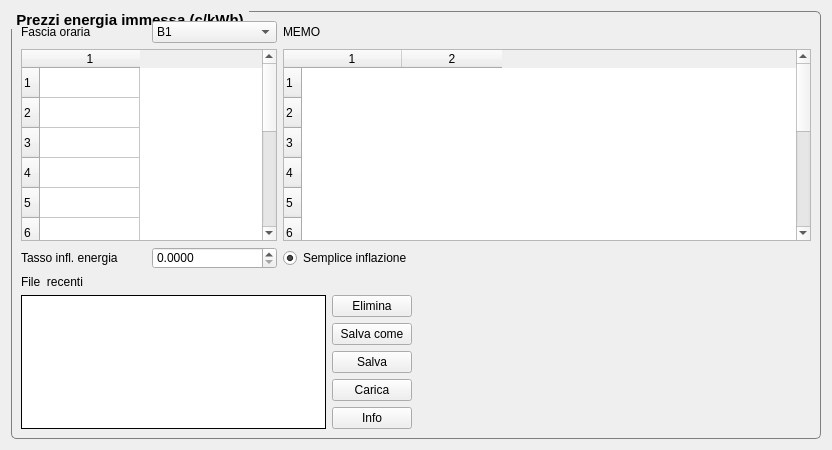
     <widget class="QWidget" name="page_3">
      <layout class="QGridLayout" name="gridLayout_29">
       <item row="0" column="0">
        <widget class="QGroupBox" name="groupPrezzi">
         <property name="sizePolicy">
          <sizepolicy hsizetype="Expanding" vsizetype="Expanding">
           <horstretch>0</horstretch>
           <verstretch>0</verstretch>
          </sizepolicy>
         </property>
         <property name="font">
          <font>
           <pointsize>11</pointsize>
           <weight>75</weight>
           <bold>true</bold>
          </font>
         </property>
         <property name="styleSheet">
          <string notr="true">QGroupBox {
     background-color: qlineargradient(x1: 0, y1: 0, x2: 0, y2: 1,
                                       stop: 0 #E0E0E0, stop: 1 #FFFFFF);
     border: 1px solid gray;
     border-radius: 5px;
     margin-top: 4ex; /* leave space at the top for the title */
 }
QGroupBox::title {
     subcontrol-origin: margin;
     subcontrol-position: top left; /* position at the top center */
     padding: 0 3px;
      
 }</string>
         </property>
         <property name="title">
          <string>Prezzi energia immessa (c/kWh)</string>
         </property>
         <layout class="QGridLayout" name="gridLayout_9">
          <item row="0" column="0">
           <widget class="QLabel" name="label_51">
            <property name="text">
             <string>Fascia oraria</string>
            </property>
           </widget>
          </item>
          <item row="0" column="1">
           <widget class="QComboBox" name="comboImmBand">
            <item>
             <property name="text">
              <string>B1</string>
             </property>
            </item>
            <item>
             <property name="text">
              <string>B2</string>
             </property>
            </item>
            <item>
             <property name="text">
              <string>B3</string>
             </property>
            </item>
            <item>
             <property name="text">
              <string>B4</string>
             </property>
            </item>
            <item>
             <property name="text">
              <string>B5</string>
             </property>
            </item>
            <item>
             <property name="text">
              <string>B6</string>
             </property>
            </item>
            <item>
             <property name="text">
              <string>B1(sabato)</string>
             </property>
            </item>
            <item>
             <property name="text">
              <string>B2(sabato)</string>
             </property>
            </item>
            <item>
             <property name="text">
              <string>B3(sabato)</string>
             </property>
            </item>
            <item>
             <property name="text">
              <string>B1(domenica)</string>
             </property>
            </item>
            <item>
             <property name="text">
              <string>B2(dpmenica)</string>
             </property>
            </item>
            <item>
             <property name="text">
              <string>B3(domenica)</string>
             </property>
            </item>
           </widget>
          </item>
          <item row="0" column="2">
           <widget class="QLabel" name="label_10">
            <property name="text">
             <string>MEMO</string>
            </property>
           </widget>
          </item>
          <item row="1" column="0" colspan="2">
           <widget class="QTableWidget" name="tablePrezziEnergia">
            <property name="rowCount">
             <number>12</number>
            </property>
            <property name="columnCount">
             <number>1</number>
            </property>
            <row/>
            <row/>
            <row/>
            <row/>
            <row/>
            <row/>
            <row/>
            <row/>
            <row/>
            <row/>
            <row/>
            <row/>
            <column/>
           </widget>
          </item>
          <item row="1" column="2" colspan="2">
           <widget class="QTableWidget" name="tableSummaryBands">
            <property name="showGrid">
             <bool>true</bool>
            </property>
            <property name="gridStyle">
             <enum>Qt::NoPen</enum>
            </property>
            <property name="rowCount">
             <number>12</number>
            </property>
            <property name="columnCount">
             <number>2</number>
            </property>
            <row/>
            <row/>
            <row/>
            <row/>
            <row/>
            <row/>
            <row/>
            <row/>
            <row/>
            <row/>
            <row/>
            <row/>
            <column/>
            <column/>
           </widget>
          </item>
          <item row="2" column="0">
           <widget class="QLabel" name="label_40">
            <property name="text">
             <string>Tasso infl. energia</string>
            </property>
           </widget>
          </item>
          <item row="2" column="1">
           <widget class="QDoubleSpinBox" name="dEnergyInflationRate2">
            <property name="sizePolicy">
             <sizepolicy hsizetype="Minimum" vsizetype="Fixed">
              <horstretch>0</horstretch>
              <verstretch>0</verstretch>
             </sizepolicy>
            </property>
            <property name="decimals">
             <number>4</number>
            </property>
            <property name="maximum">
             <double>100.000000000000000</double>
            </property>
           </widget>
          </item>
          <item row="2" column="2">
           <layout class="QGridLayout" name="gridLayout_17">
            <item row="0" column="0">
             <widget class="QRadioButton" name="radioSimpleInflation">
              <property name="text">
               <string>Semplice inflazione</string>
              </property>
              <property name="checked">
               <bool>true</bool>
              </property>
             </widget>
            </item>
            <item row="1" column="0">
             <layout class="QHBoxLayout" name="horizontalLayout_4"/>
            </item>
           </layout>
          </item>
          <item row="3" column="0" colspan="3">
           <layout class="QGridLayout" name="gridLayout_14">
            <item row="0" column="0" colspan="2">
             <widget class="QLabel" name="label_50">
              <property name="text">
               <string>File  recenti </string>
              </property>
             </widget>
            </item>
            <item row="1" column="0" rowspan="5">
             <widget class="QListView" name="listEnergyPrices">
              <property name="maximumSize">
               <size>
                <width>10000</width>
                <height>300</height>
               </size>
              </property>
              <property name="autoFillBackground">
               <bool>true</bool>
              </property>
              <property name="styleSheet">
               <string notr="true"> QListView {
     show-decoration-selected: 1; /* make the selection span the entire width of the view */
 }

 QListView::item:alternate {
     background: #EEEEEE;
 } QListView {
     alternate-background-color: yellow;
 } QListView::item:selected {
     border: 1px solid #6a6ea9;
 }

 QListView::item:selected:!active {
     background: qlineargradient(x1: 0, y1: 0, x2: 0, y2: 1,
                                 stop: 0 #ABAFE5, stop: 1 #8588B2);
 }

 QListView::item:selected:active {
     background: qlineargradient(x1: 0, y1: 0, x2: 0, y2: 1,
                                 stop: 0 #6a6ea9, stop: 1 #888dd9);
 }

 QListView::item:hover {
     background: qlineargradient(x1: 0, y1: 0, x2: 0, y2: 1,
                                 stop: 0 #FAFBFE, stop: 1 #DCDEF1);
 }</string>
              </property>
              <property name="frameShape">
               <enum>QFrame::Panel</enum>
              </property>
              <property name="frameShadow">
               <enum>QFrame::Plain</enum>
              </property>
              <property name="wordWrap">
               <bool>true</bool>
              </property>
             </widget>
            </item>
            <item row="1" column="1">
             <widget class="QPushButton" name="pushCutPrezziFile">
              <property name="text">
               <string>Elimina</string>
              </property>
             </widget>
            </item>
            <item row="2" column="1">
             <widget class="QPushButton" name="pushSavePrezziEnergiaAs">
              <property name="sizePolicy">
               <sizepolicy hsizetype="Minimum" vsizetype="Fixed">
                <horstretch>0</horstretch>
                <verstretch>0</verstretch>
               </sizepolicy>
              </property>
              <property name="text">
               <string>Salva come</string>
              </property>
             </widget>
            </item>
            <item row="3" column="1">
             <widget class="QPushButton" name="pushSavePrezziEnergia">
              <property name="sizePolicy">
               <sizepolicy hsizetype="Minimum" vsizetype="Fixed">
                <horstretch>0</horstretch>
                <verstretch>0</verstretch>
               </sizepolicy>
              </property>
              <property name="text">
               <string>Salva</string>
              </property>
              <property name="icon">
               <iconset resource="resource.qrc">
                <normaloff>:/images/save.png</normaloff>:/images/save.png</iconset>
              </property>
             </widget>
            </item>
            <item row="4" column="1">
             <widget class="QPushButton" name="pushLoadPrezziEnergia">
              <property name="sizePolicy">
               <sizepolicy hsizetype="Minimum" vsizetype="Fixed">
                <horstretch>0</horstretch>
                <verstretch>0</verstretch>
               </sizepolicy>
              </property>
              <property name="text">
               <string>Carica</string>
              </property>
              <property name="icon">
               <iconset resource="resource.qrc">
                <normaloff>:/images/open.png</normaloff>:/images/open.png</iconset>
              </property>
             </widget>
            </item>
            <item row="5" column="1">
             <widget class="QPushButton" name="pushInfoPrezzi">
              <property name="sizePolicy">
               <sizepolicy hsizetype="Minimum" vsizetype="Fixed">
                <horstretch>0</horstretch>
                <verstretch>0</verstretch>
               </sizepolicy>
              </property>
              <property name="text">
               <string>Info</string>
              </property>
             </widget>
            </item>
           </layout>
          </item>
          <item row="3" column="3">
           <spacer name="horizontalSpacer_5">
            <property name="orientation">
             <enum>Qt::Horizontal</enum>
            </property>
            <property name="sizeHint" stdset="0">
             <size>
              <width>393</width>
              <height>20</height>
             </size>
            </property>
           </spacer>
          </item>
         </layout>
         <widget class="QLabel" name="labelWarn">
          <property name="geometry">
           <rect>
            <x>10</x>
            <y>388</y>
            <width>16</width>
            <height>16</height>
           </rect>
          </property>
          <property name="sizePolicy">
           <sizepolicy hsizetype="Expanding" vsizetype="Expanding">
            <horstretch>0</horstretch>
            <verstretch>0</verstretch>
           </sizepolicy>
          </property>
          <property name="text">
           <string/>
          </property>
         </widget>
        </widget>
       </item>
      </layout>
     </widget>
